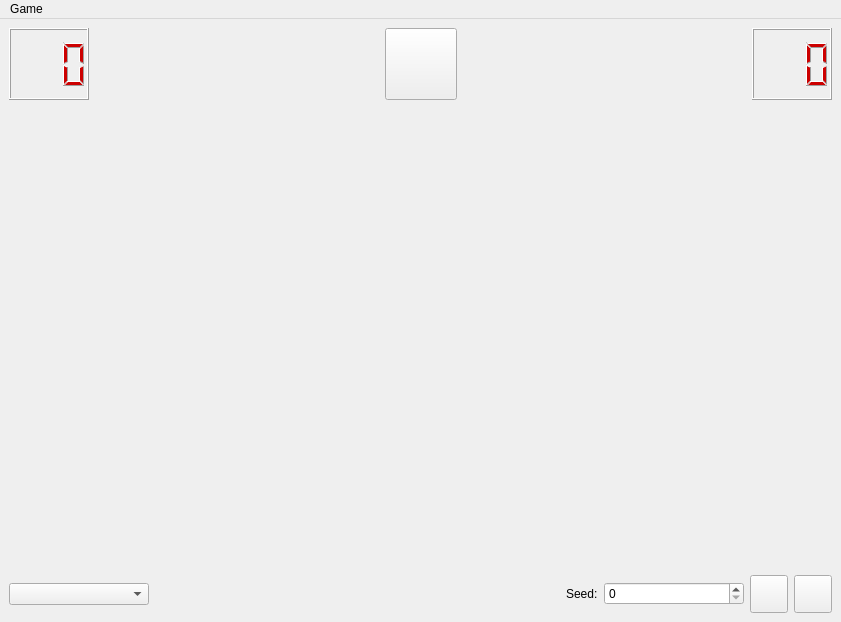
<?xml version="1.0" encoding="UTF-8"?>
<ui version="4.0">
 <class>MainWindow</class>
 <widget class="QMainWindow" name="MainWindow">
  <property name="windowModality">
   <enum>Qt::NonModal</enum>
  </property>
  <property name="geometry">
   <rect>
    <x>0</x>
    <y>0</y>
    <width>841</width>
    <height>622</height>
   </rect>
  </property>
  <property name="sizePolicy">
   <sizepolicy hsizetype="Fixed" vsizetype="Fixed">
    <horstretch>0</horstretch>
    <verstretch>0</verstretch>
   </sizepolicy>
  </property>
  <property name="windowTitle">
   <string>Minesweeper</string>
  </property>
  <widget class="QWidget" name="centralwidget">
   <layout class="QVBoxLayout" name="verticalLayout">
    <item>
     <layout class="QHBoxLayout" name="horizontalLayout_2">
      <property name="leftMargin">
       <number>0</number>
      </property>
      <property name="topMargin">
       <number>0</number>
      </property>
      <property name="rightMargin">
       <number>0</number>
      </property>
      <property name="bottomMargin">
       <number>0</number>
      </property>
      <item>
       <widget class="QLCDNumber" name="displayMinesLeft">
        <property name="minimumSize">
         <size>
          <width>80</width>
          <height>0</height>
         </size>
        </property>
        <property name="styleSheet">
         <string notr="true">color: #c00;</string>
        </property>
        <property name="smallDecimalPoint">
         <bool>false</bool>
        </property>
        <property name="digitCount">
         <number>3</number>
        </property>
        <property name="segmentStyle">
         <enum>QLCDNumber::Filled</enum>
        </property>
       </widget>
      </item>
      <item>
       <spacer name="horizontalSpacer_2">
        <property name="orientation">
         <enum>Qt::Horizontal</enum>
        </property>
        <property name="sizeHint" stdset="0">
         <size>
          <width>40</width>
          <height>20</height>
         </size>
        </property>
       </spacer>
      </item>
      <item>
       <widget class="QPushButton" name="buttonReset">
        <property name="sizePolicy">
         <sizepolicy hsizetype="Fixed" vsizetype="Fixed">
          <horstretch>0</horstretch>
          <verstretch>0</verstretch>
         </sizepolicy>
        </property>
        <property name="minimumSize">
         <size>
          <width>72</width>
          <height>72</height>
         </size>
        </property>
        <property name="maximumSize">
         <size>
          <width>72</width>
          <height>72</height>
         </size>
        </property>
        <property name="focusPolicy">
         <enum>Qt::NoFocus</enum>
        </property>
        <property name="text">
         <string/>
        </property>
       </widget>
      </item>
      <item>
       <spacer name="horizontalSpacer_3">
        <property name="orientation">
         <enum>Qt::Horizontal</enum>
        </property>
        <property name="sizeHint" stdset="0">
         <size>
          <width>40</width>
          <height>20</height>
         </size>
        </property>
       </spacer>
      </item>
      <item>
       <widget class="QLCDNumber" name="displayTime">
        <property name="minimumSize">
         <size>
          <width>80</width>
          <height>0</height>
         </size>
        </property>
        <property name="styleSheet">
         <string notr="true">color: #c00;</string>
        </property>
        <property name="frameShadow">
         <enum>QFrame::Raised</enum>
        </property>
        <property name="digitCount">
         <number>3</number>
        </property>
       </widget>
      </item>
     </layout>
    </item>
    <item>
     <widget class="QWidget" name="widgetContent" native="true">
      <property name="sizePolicy">
       <sizepolicy hsizetype="Preferred" vsizetype="Expanding">
        <horstretch>0</horstretch>
        <verstretch>0</verstretch>
       </sizepolicy>
      </property>
     </widget>
    </item>
    <item>
     <layout class="QHBoxLayout" name="horizontalLayout">
      <property name="sizeConstraint">
       <enum>QLayout::SetDefaultConstraint</enum>
      </property>
      <item>
       <widget class="QComboBox" name="comboBoxDifficultyMode">
        <property name="minimumSize">
         <size>
          <width>140</width>
          <height>0</height>
         </size>
        </property>
        <property name="focusPolicy">
         <enum>Qt::NoFocus</enum>
        </property>
        <property name="frame">
         <bool>true</bool>
        </property>
       </widget>
      </item>
      <item>
       <spacer name="horizontalSpacer">
        <property name="orientation">
         <enum>Qt::Horizontal</enum>
        </property>
        <property name="sizeType">
         <enum>QSizePolicy::Expanding</enum>
        </property>
        <property name="sizeHint" stdset="0">
         <size>
          <width>40</width>
          <height>20</height>
         </size>
        </property>
       </spacer>
      </item>
      <item>
       <widget class="QLabel" name="label">
        <property name="text">
         <string>Seed:</string>
        </property>
       </widget>
      </item>
      <item>
       <widget class="QSpinBox" name="spinBoxSeed">
        <property name="minimumSize">
         <size>
          <width>140</width>
          <height>0</height>
         </size>
        </property>
        <property name="focusPolicy">
         <enum>Qt::NoFocus</enum>
        </property>
        <property name="maximum">
         <number>999999999</number>
        </property>
       </widget>
      </item>
      <item>
       <widget class="QPushButton" name="buttonRandomize">
        <property name="minimumSize">
         <size>
          <width>38</width>
          <height>38</height>
         </size>
        </property>
        <property name="maximumSize">
         <size>
          <width>38</width>
          <height>38</height>
         </size>
        </property>
        <property name="focusPolicy">
         <enum>Qt::NoFocus</enum>
        </property>
        <property name="text">
         <string/>
        </property>
       </widget>
      </item>
      <item>
       <widget class="QPushButton" name="buttonSeed">
        <property name="minimumSize">
         <size>
          <width>38</width>
          <height>38</height>
         </size>
        </property>
        <property name="maximumSize">
         <size>
          <width>38</width>
          <height>38</height>
         </size>
        </property>
        <property name="focusPolicy">
         <enum>Qt::NoFocus</enum>
        </property>
        <property name="text">
         <string/>
        </property>
       </widget>
      </item>
     </layout>
    </item>
   </layout>
  </widget>
  <widget class="QMenuBar" name="menuBar">
   <property name="geometry">
    <rect>
     <x>0</x>
     <y>0</y>
     <width>841</width>
     <height>36</height>
    </rect>
   </property>
   <widget class="QMenu" name="menuGame">
    <property name="title">
     <string>Game</string>
    </property>
    <addaction name="actionHighscore"/>
    <addaction name="separator"/>
    <addaction name="actionExit"/>
   </widget>
   <addaction name="menuGame"/>
  </widget>
  <action name="actionHighscore">
   <property name="text">
    <string>Show Highscore...</string>
   </property>
  </action>
  <action name="actionExit">
   <property name="text">
    <string>Exit</string>
   </property>
  </action>
 </widget>
 <resources/>
 <connections/>
</ui>
